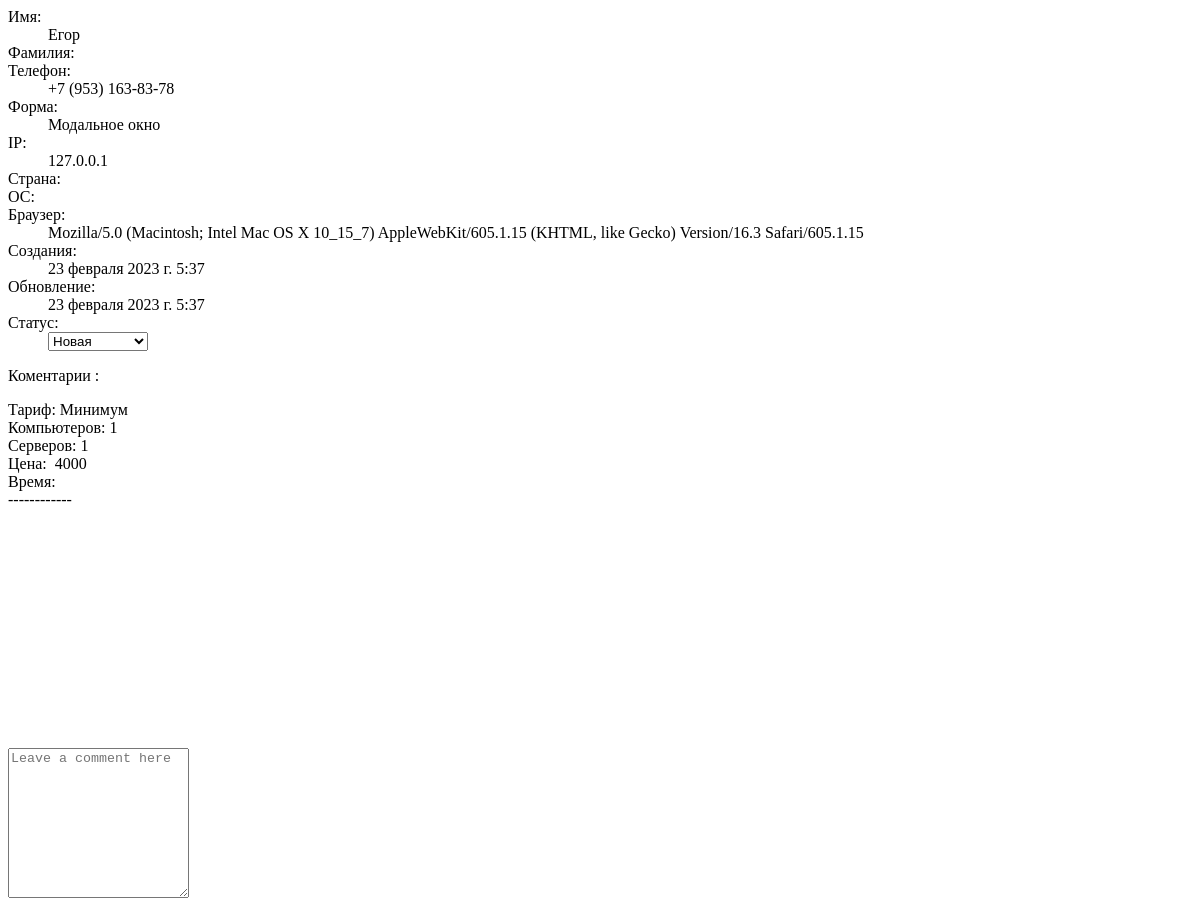
Before: /orders/31/ (signed in) with the older database file.
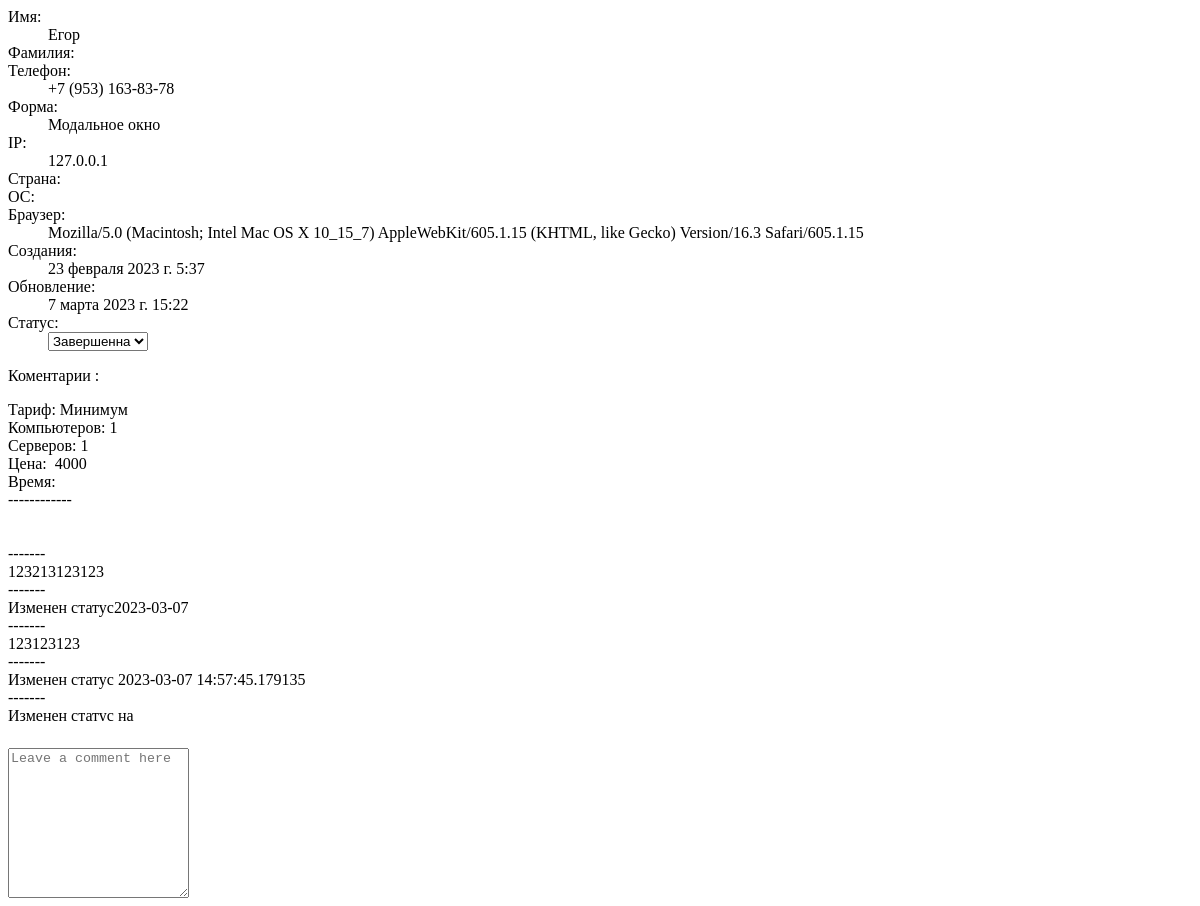
After: the same page with the newer database file.
### landing/models.py (models this page shows, shortened)
class bids(models.Model):
	STATUS_BID = [
        ('new', 'Новая'),
        ('processing', 'Обработка'),
        ('completed', 'Завершенна'),
    ]
	name = models.CharField(max_length=100, db_index=True,verbose_name="Имя",blank=True)
	last_name = models.CharField(max_length=100, db_index=True,verbose_name="Фамилия",blank=True)
	mail = models.CharField(max_length=100, db_index=True,verbose_name="Почта",blank=True)
	tel = models.CharField(max_length=100, db_index=True,verbose_name="Телефон",blank=True)
	message = models.TextField(db_index=True,verbose_name="Сообщение",null=True,blank=True)
	which = models.CharField(max_length=100, db_index=True,verbose_name="Форма отправки",blank=True)
	ip = models.CharField(max_length=100, db_index=True,verbose_name="IP",blank=True)
	country = models.CharField(max_length=100, db_index=True,verbose_name="Страна",blank=True)
	os = models.CharField(max_length=100, db_index=True,verbose_name="Операционная система",blank=True)
	browser = models.CharField(max_length=200, db_index=True,verbose_name="Браузер",blank=True)
	data = models.FileField(upload_to="files/%Y/%m/%d/",blank=True,verbose_name="Фаил")
	time_create = models.DateTimeField(auto_now_add=True,verbose_name="Время отправки",blank=True)
	time_update = models.DateTimeField(auto_now=True,verbose_name="Последнее обновление",blank=True)
	status = models.TextField(blank=True,verbose_name="Статус",choices=STATUS_BID)
	class Meta:
		verbose_name = 'Заявка'
		verbose_name_plural = 'Заявки'

### landing/views.py (the view)
# urls.py: path('orders/<int:order_id>/',getOrderOut,name='order_id'),
@login_required
def getOrderOut(request, order_id):
	order = bids.objects.get(id=order_id)
	out_line = {}
	out_line['order'] = order
	print(order.STATUS_BID[0][0])
	return render(request,'modals/order.html',out_line)

### landing/templates/modals/order.html (shortened to what this page needs)
<div class="container-fluid">
                <div class="row">
                    <div class="col-7">
                    	<dl class="row mb-0">
					        <dt class="col-sm-3">Имя:</dt>
					        <dd class="col-sm-9">{{ order.name }}</dd>
					        <dt class="col-sm-3">Фамилия:</dt>
					        <dt class="col-sm-3">Телефон:</dt>
					        <dd class="col-sm-9">{{ order.tel }}</dd>
					        <dt class="col-sm-3">Форма:</dt>
					        <dd class="col-sm-9">{{ order.which }}</dd>
					        <dt class="col-sm-3">IP:</dt>
					        <dd class="col-sm-9">{{ order.ip }}</dd>
					        <dt class="col-sm-3">Страна:</dt>
					        <dt class="col-sm-3">ОС:</dt>
					        <dt class="col-sm-3">Браузер:</dt>
					        <dd class="col-sm-9">{{ order.browser }}</dd>
					        <dt class="col-sm-3">Создания:</dt>
					        <dd class="col-sm-9">{{ order.time_create }}</dd>
					        <dt class="col-sm-3">Обновление:</dt>
					        <dd class="col-sm-9">{{ order.time_update }}</dd>
					        <dt class="col-sm-3">Статус:</dt>
					        <dd class="col-sm-9">
					        <select name="status" class="form-select mb-3" aria-label="Default select example">
					        	{% for item in order.STATUS_BID %}
					        		{% if order.status in item.0 %}
				                		<option value="{{ item.0 }}" selected="">{{ item.1 }}</option>
				                	{% else %}
				                		<option value="{{ item.0 }}">{{ item.1 }}</option>
				                	{% endif %}
				                {% endfor %}
				            </select>
				            </dd>
					    </dl>
                    </div>
                    <div class="col-5 text-light bg-dark p-3 rounded" style="height: 381px;">
                    	<p>Коментарии :</p>
                    	<p style=" height: 320px; overflow-x:auto; white-space: pre-wrap;">{{ order.message }}</p>
                    </div>
                </div>
                <div class="row">
                <textarea name="text-attach" class="form-control" placeholder="Leave a comment here" id="floatingTextarea" style="height: 150px;"></textarea>
                </div>
            </div>

Changed rows visible on the page:
changed bids "Егор": time_update "23 февраля 2023 г. 5:37" → "7 марта 2023 г. 15:22"; status "Новая" → "Завершенна"; message "Тариф: Минимум Компьютеров: 1 Серверов: 1 Цена: 4000 Время: ------------" → "…Цена: 4000 Время: ------------ ------- 123213123123 ------- Изменен статус2023-03-07 ------- 123123123 ------- Изменен статус 2023-03-07 14:57:45.179135 ------- Изменен статус на…"
